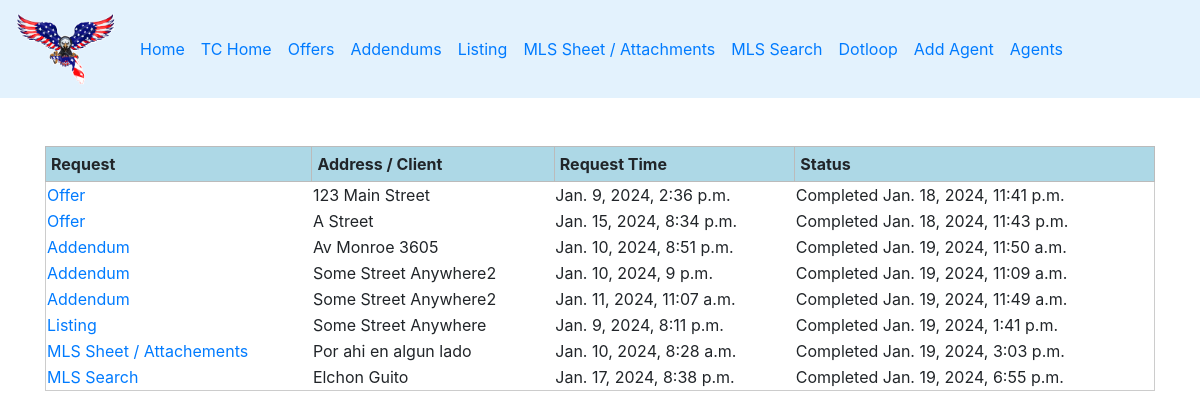
Screenshot of /Team/agents/1/completed/ (signed in) with the database file from the repository.
### Tickets/models.py (models this page shows, shortened)
class CreateOffer(models.Model):
	agent = models.ForeignKey(TeamMembers, on_delete = models.DO_NOTHING, verbose_name = "Agent")
	address = models.CharField(max_length = 100, blank = True, null = True, verbose_name = "Property address for contract")
	buyer_name = models.CharField(max_length = 200, blank = True, null = True, verbose_name = "Buyers’ legal first and last names")
	buyer_email = models.CharField(max_length = 100, blank = True, null = True, verbose_name = "Buyers’ email addresses")
	offer_amount = MoneyField(max_digits = 20, decimal_places = 2, currency_choices=[("USD","US Dollar"),], default_currency = "USD", blank = True, null=True,
	 verbose_name = "Offer Amount")
	escrow_amount = MoneyField(max_digits = 10, decimal_places = 2, currency_choices=[("USD","US Dollar")],blank = True, null=True,
		verbose_name='Escrow Amount')
	financing = models.CharField(max_length = 20, choices = [("Cash","Cash"), ("Conventional","Conventional"),
		("FHA","FHA"), ("VA","VA"), ("Other","Other")], blank = True, null=True, verbose_name = "Fiancing")
	loan_time = models.IntegerField(blank = True, null=True,verbose_name='Period for the loan approval')
	closing = models.DateField(blank = True, null=True,verbose_name='Closing Date')
	inspection_time = models.IntegerField(blank = True, null=True,verbose_name='Inspection Time')
	proof = models.BooleanField(verbose_name = "Email the proof of funds or Pre-approval to admin@militaryvetteam and fischerclosing@gmail.com")
	created = models.DateTimeField(auto_now_add = True)
	completed = models.DateTimeField(null = True)
	completed_by = models.ForeignKey(User, on_delete = models.DO_NOTHING, null = True)

class CreateAddendum(models.Model):
	agent = models.ForeignKey(TeamMembers, on_delete = models.DO_NOTHING, verbose_name = "Agent")
	address = models.CharField(max_length = 100, verbose_name = "Property Address")
	addendum = models.CharField(max_length = 100, choices=[("Repair Addendum", "Repair Addendum"),
		("Closing Date Addendum","Closing Date Addendum"), ("Credit By Seller/Buyer Addendum","Credit By Seller/Buyer Addendum"),
		("Add or Remove Signer", "Add or Remove Signer"), ("Other Addendum", "Other Addendum"),
		("Release and Cancellation","Release and Cancellation")], blank = True, null=True,verbose_name="Addendum")
	four_points = models.TextField(blank = True, null=True, verbose_name = "Which items from the 4-point Inspection Report are to be added?")
	credit_amount = MoneyField(max_digits = 10, decimal_places = 2,currency_choices = [("USD","US Dollar"),],
		blank = True, null=True,verbose_name='Credit Amount')
	inspection_report = models.CharField(max_length = 3, choices = [("Yes","Yes"),("No","No")],blank = True,null=True, verbose_name = "Email the inspection reports to admin@militaryvetteam and fischerclosing@gmail.com")
	new_closing = models.DateField(blank = True, null=True,verbose_name='Closing Date')
	add_remove = models.CharField(max_length = 20, choices = [("Add", "Add"), ("Remove", "Remove")],blank = True, null=True,verbose_name = "Add/Remove")
	buyer_seller = models.CharField(max_length = 20, choices = [("Buyer","Buyer"),("Seller","Seller")], blank = True, null=True,verbose_name = "Buyer/Seller")
	full_name = models.CharField(max_length = 100, blank = True, null=True,verbose_name = "Full Name")
	email = models.CharField(max_length = 100, blank = True, null = True, verbose_name = "Email Address")
	additional = models.TextField(blank = True, null=True,verbose_name = "Additional Terms")
	cancellation_reason = models.CharField(max_length = 100, choices = [("Client changed mind", "Client changed mind"),
		("Inspection Unsatisfactory","Inspection Unsatisfactory" ),("Finance fell through","Finance fell through"),
		("Low Appraisal","Low Appraisal"), ("Other","Other")], null = True, blank = True)
	other = models.CharField(max_length = 100, blank = True, null = True,
		verbose_name = "In case you select 'other' please tell us the reason")
	disbursement = models.CharField(max_length = 100, null = True, blank = True,
		verbose_name = "Disbursement of Escrow Funds")
	created = models.DateTimeField(auto_now_add = True, null = True)
	completed = models.DateTimeField(null = True)
	completed_by = models.ForeignKey(User, on_delete = models.DO_NOTHING, null = True)

class CreateListing(models.Model):
	agent = models.ForeignKey(TeamMembers, on_delete=models.DO_NOTHING, verbose_name = 'Agent')
	address = models.CharField(max_length = 100, verbose_name = "Property Address")
	option = models.CharField(max_length = 100,choices = [("Listing Agreement","Listing Agreement"),
		("ShowingTime+ Photoshoot", "ShowingTime+ Photoshoot"), ("Highnote/CMA", "Highnote/CMA")],
		blank = True, null = True,verbose_name = "Request")
	highnote = models.CharField(max_length = 100, choices = [("Highnote","Highnote"),("CMA","CMA"),
		("Highnote & CMA", "Highnote & CMA")], null = True,blank=True, verbose_name = "Highnote/CMA")
	seller_name = models.CharField(max_length = 100,blank = True, null=True, verbose_name = "Seller Legal Full Name")
	seller_email = models.CharField(max_length = 100,blank = True, null=True, verbose_name = "Seller’s email addresses")
	listing_date = models.DateField(blank = True, null=True,verbose_name = "Listing Date (should be the same as the Live date)")
	listing_expiration = models.DateField(blank = True, null=True,verbose_name = "Listing Expiration Date")
	photoshoot = models.CharField(max_length = 100, blank = True, null = True, verbose_name = "Photoshoot date and time (range) to be scheduled in ShowingTime+")
	person = models.CharField(max_length=100, null=True, blank = True, verbose_name = "Person in Charge")
	contact_info = models.CharField(max_length = 100,blank = True, null=True,verbose_name = "Person in charge's info")
	listing_price = MoneyField(max_digits = 20,blank = True, null=True,decimal_places = 2,currency_choices=[("USD","US Dollar")], verbose_name = "Listing Price")
	ocupancy = models.CharField(max_length = 100,blank = True, null=True, verbose_name = "Property Ocupancy")
	appliances = models.TextField(blank = True, null=True,verbose_name = "Appliances Included")
	lockbox = models.BooleanField(blank = True, null=True,verbose_name = "Use of Lockbox")
	listing_commission = models.CharField(max_length=10,blank = True, null=True, verbose_name = "Listing Agent Commission")
	bothsides_commission = models.CharField(max_length = 10,blank = True, null=True, verbose_name = "Listing Agent commission if he/she brings the buyer")
	otheragent_commission = models.CharField(max_length = 10,blank = True, null=True, verbose_name = "Buyer's Agent Commission")
	mls_fee = MoneyField(max_digits = 6,decimal_places=2,blank = True, null=True,currency_choices=[("USD","US Dollar")], verbose_name = "MLS Fee")
	cancellation_fee = MoneyField(max_digits = 6,blank = True, null=True, decimal_places = 2,currency_choices=[("USD","US Dollar")], verbose_name = "Cancellation Fee")
	broker_fee = MoneyField(max_digits = 6,blank = True, null=True, decimal_places = 2,currency_choices=[("USD","US Dollar")], verbose_name = "Broker fee (if $0.00 it will be charged to the Listing Agent by LPT)")
	created = models.DateTimeField(auto_now_add = True)
	completed = models.DateTimeField(null = True)
	completed_by = models.ForeignKey(User, on_delete = models.DO_NOTHING, null = True)

class CreateMLSsheet(models.Model):
	agent = models.ForeignKey(TeamMembers, on_delete = models.DO_NOTHING, verbose_name = "Agent")
	address = models.CharField(max_length = 100, verbose_name = "Property Address")
	full_name = models.CharField(max_length = 100, blank = True, null=True,verbose_name = "Lead’s name shown on FUB")
	email = models.CharField(max_length = 100, blank = True, null = True, verbose_name = "Email Address")
	attachment = models.CharField(max_length = 100, choices = [("MLS Customer Sheet", "MLS Customer Sheet"),
		("Attachments", "Attachments"),("MLS Customer Sheet & Attachments", "MLS Customer Sheet & Attachments")],
		blank = True, null=True,verbose_name = "Which attachment")
	additional = models.CharField(max_length = 200, blank = True, null=True,verbose_name = "Additional request information")
	created = models.DateTimeField(auto_now_add = True)
	completed = models.DateTimeField(null = True)
	completed_by = models.ForeignKey(User, on_delete = models.DO_NOTHING, null = True)

class CreateSearch(models.Model):
	agent = models.ForeignKey(TeamMembers, on_delete = models.DO_NOTHING, verbose_name = "Agent")
	search = models.TextField(blank = True, null=True, verbose_name = "Criteria of search")
	full_name = models.CharField(max_length = 100, blank = True, null=True,verbose_name = "Lead’s name shown on FUB")
	email = models.CharField(max_length = 100, blank = True, null = True, verbose_name = "Email Address")
	created = models.DateTimeField(auto_now_add = True)
	completed = models.DateTimeField(null = True)
	completed_by = models.ForeignKey(User, on_delete = models.DO_NOTHING, null = True)

### TeamMembers/views.py (the view)
# urls.py: path('agents/<int:agent_id>/completed/', views.completed, name = "completed requests")
@login_required
def completed(request, agent_id):
	agent = get_object_or_404(TeamMembers, pk = agent_id)
	offers = CreateOffer.objects.filter(agent=agent_id, completed__isnull = False)
	addendums = CreateAddendum.objects.filter(agent=agent_id, completed__isnull = False)
	listings = CreateListing.objects.filter(agent=agent_id, completed__isnull = False)
	mlssheets = CreateMLSsheet.objects.filter(agent=agent_id, completed__isnull = False)
	mls_searches = CreateSearch.objects.filter(agent=agent_id, completed__isnull = False)
	dotloops = CreateDotloop.objects.filter(agent=agent_id, completed__isnull = False)
	return render(request, 'completed.html', {'encabezado':f"Completed requests of {agent.name}", 'offers':offers,
		'addendums':addendums, 'listings':listings, 'mlssheets':mlssheets, 'mls_searches':mls_searches, 'dotloops':dotloops})

### TeamMembers/templates/completed.html (shortened to what this page needs)
{% extends 'base.html' %}
{% load static %}
{% block content %}
<table style="width: 100%;border-collapse: collapse;">
	<tr bgcolor="#ADD8E6">
		<th style="border: 1px solid #bbb;padding: 5px;">Request</th>
		<th style="border: 1px solid #bbb;padding: 5px;">Address / Client</th>
		<th style="border: 1px solid #bbb;padding: 5px;">Request Time</th>
		<th style="border: 1px solid #bbb;padding: 5px;">Status</th>
	</tr>
		{% for offer in offers %}
		<tr>
		<td><a href="{% url 'offer details' offer.id %}">Offer</a></td>
		<td>{{offer.address}}</td>
		<td>{{offer.created}}</td>
		<td>
			{% if offer.completed %}
			Completed {{offer.completed}}
			{% else %}
			Pending
			{% endif %}
		</td>
		</tr>
		{% endfor %}
		{% for addendum in addendums %}
		<tr>
		<td><a href="{% url 'addendum details' addendum.id %}">Addendum</a></td>
		<td>{{addendum.address}}</td>
		<td>{{addendum.created}}</td>
		<td>
			{% if addendum.completed %}
			Completed {{addendum.completed}}
			{% else %}
			Pending
			{% endif %}
		</td>
		</tr>
		{% endfor %}
		{% for listing in listings %}
		<tr>
		<td><a href="{% url 'listing details' listing.id %}">Listing</a></td>
		<td>{{listing.address}}</td>
		<td>{{listing.created}}</td>
		<td>
			{% if listing.completed %}
			Completed {{listing.completed}}
			{% else %}
			Pending
			{% endif %}
		</td>
		</tr>
		{% endfor %}
		{% for mlssheet in mlssheets %}
		<tr>
		<td><a href="{% url 'mlssheet details' mlssheet.id %}">MLS Sheet / Attachements</a></td>
		<td>{{mlssheet.address}}</td>
		<td>{{mlssheet.created}}</td>
		<td>
			{% if mlssheet.completed %}
			Completed {{mlssheet.completed}}
			{% else %}
			Pending
			{% endif %}
		</td>
		</tr>
		{% endfor %}
		{% for mls_search in mls_searches %}
		<tr>
		<td><a href="{% url 'mlssearch details' mls_search.id %}">MLS Search</a></td>
		<td>{{mls_search.full_name}}</td>
		<td>{{mls_search.created}}</td>
		<td>
			{% if mls_search.completed %}
			Completed {{mls_search.completed}}
			{% else %}
			Pending
			{% endif %}
		</td>
		</tr>
		{% endfor %}
<br>
<br>
{% endblock %}

### static/css/estilos.css (style rules this page uses)
body { background-image:url('https://yt3.googleusercontent.com/WSwBQpgZ-93Mobr4KeA1Y9v4qjpHbxNfNuQ6kH4bukLgl4p-4IgpVFDB-Hf0eQV7XykQORkg=s900-c-k-c0x00ffffff-no-rj') ; background-size: cover; background-position: 20% 20%; }
.signup-container, .card, .card-body, .form, .form-group, .details, table { border: 1px solid #ccc; border-radius: 20px; padding: 10px; justify-content: center; }
.signup-container, .form, .form-group, .details, .block, table { background-color: rgba(255, 255, 255, 0.5); backdrop-filter: blur(15px); }

### rows the page displays
CreateOffer: address "123 Main Street", created "Jan. 9, 2024, 2:36 p.m.", completed "Jan. 18, 2024, 11:41 p.m."
CreateOffer: address "A Street", created "Jan. 15, 2024, 8:34 p.m.", completed "Jan. 18, 2024, 11:43 p.m."
CreateAddendum: address "Av Monroe 3605", created "Jan. 10, 2024, 8:51 p.m.", completed "Jan. 19, 2024, 11:50 a.m."
CreateAddendum: address "Some Street Anywhere2", created "Jan. 10, 2024, 9 p.m.", completed "Jan. 19, 2024, 11:09 a.m."
CreateAddendum: address "Some Street Anywhere2", created "Jan. 11, 2024, 11:07 a.m.", completed "Jan. 19, 2024, 11:49 a.m."
CreateListing: address "Some Street Anywhere", created "Jan. 9, 2024, 8:11 p.m.", completed "Jan. 19, 2024, 1:41 p.m."
CreateMLSsheet: address "Por ahi en algun lado", created "Jan. 10, 2024, 8:28 a.m.", completed "Jan. 19, 2024, 3:03 p.m."
CreateSearch: full_name "Elchon Guito", created "Jan. 17, 2024, 8:38 p.m.", completed "Jan. 19, 2024, 6:55 p.m."
